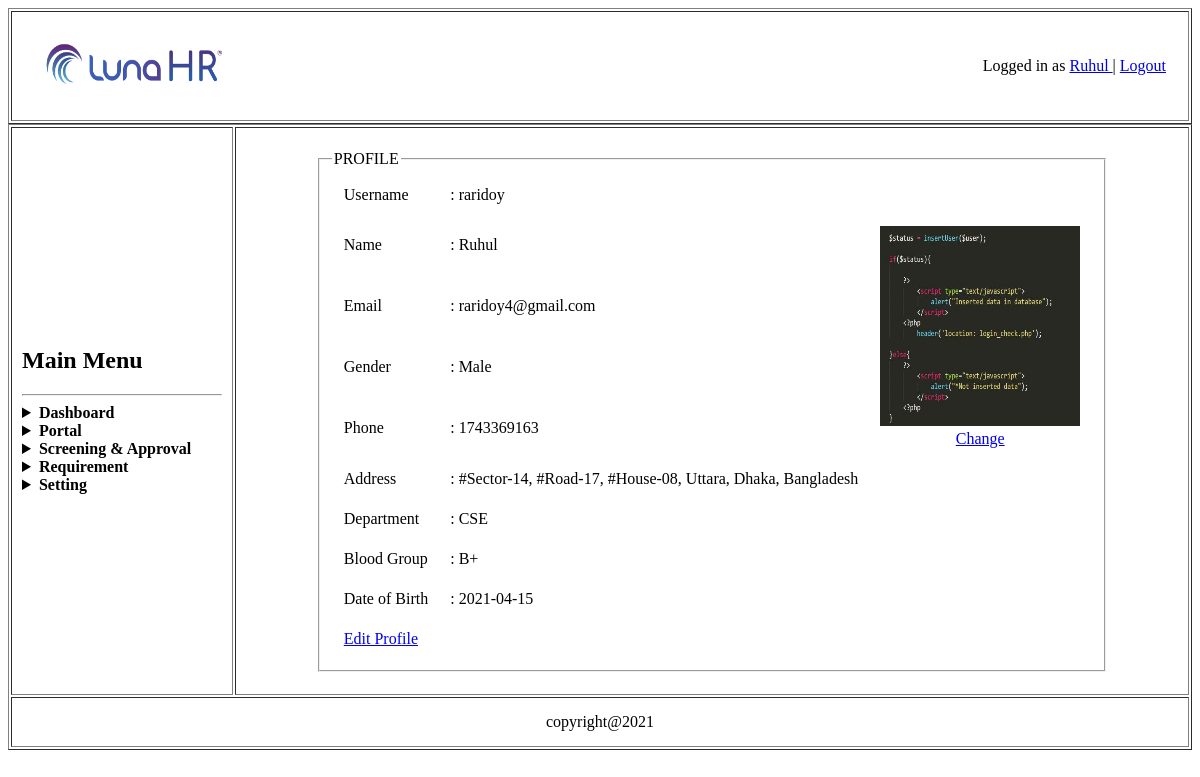
/Manager/controler/view_profile_check.php (signed in), run on the app's committed database.
### tables this page shows
CREATE TABLE `registration` (
  `id` int(5) NOT NULL,
  `username` varchar(50) NOT NULL,
  `name` varchar(50) NOT NULL,
  `password` varchar(50) NOT NULL,
  `email` varchar(50) NOT NULL,
  `phone` int(50) NOT NULL,
  `address` varchar(200) NOT NULL,
  `gender` varchar(50) NOT NULL,
  `department` varchar(50) NOT NULL,
  `blood` varchar(50) NOT NULL,
  `dob` varchar(50) NOT NULL,
  `type` varchar(250) NOT NULL
);

CREATE TABLE `user_image` (
  `id` int(5) NOT NULL,
  `username` varchar(50) NOT NULL,
  `photos` varchar(300) NOT NULL
);

### Manager/model/UserModel.php (called while the page is built, shortened)
<?php
	function getUserById($username){
		$conn = getConnection();
		$sql = "select * from registration where username='{$username}'";
		$result = mysqli_query($conn, $sql);
		$row = mysqli_fetch_assoc($result);
		return $row;
	}
?>

### Manager/model/imageModel.php (called while the page is built, shortened)
<?php
	function getImageById($username){
		$conn = getConnection();
		$sql = "select * from user_image where username='{$username}'";
		$result = mysqli_query($conn, $sql);
		return $result;
	}
?>

### Manager/controler/view_profile_check.php (the view, shortened to what this page needs)
<?php
	if(!isset($_SESSION['flag'])){
		header('location: ../../view/signin.php');
	}else{
		require_once('../model/UserModel.php');
		$id=$_SESSION['current_user']['username'];
		$data = getUserById($id);
		$username=$data['username'];
		$name=$data['name'];
		$email=$data['email'];
		$gender=$data['gender'];
		$phone=$data['phone'];
		$address=$data['address'];
		$department=$data['department'];
		$blood=$data['blood'];
		$dob=$data['dob'];
	}
?>
</head>
<body>
	<table border="1px" align="center" width="100%">
		<tr>
			<td>
				<table width="100%">
					<tr>
						<td width="200px" height="60px">
							<img src="../asset/company_logo.png" width="100%" height="100%">
						</td>
						<td align="right" >
							Logged in as
							<a href="view_profile_check.php">
								<?php
									echo $_SESSION['current_user']['name'];
								?>
							</a> |
							<a href="../../controller/logout.php"> Logout </a>
						</td>
					</tr>
				</table>
			</td>
		</tr>
	</table>
	<table border="1px" align="center" width="100%">
		<tr>
			<td width="200px" height="425px"><h2>Main Menu</h2>
				<hr>
				<details>
					<summary><b>Dashboard</b></summary>
				</details>
				<details>
					<summary><b>Portal</b></summary>
				</details>
				<details>
					<summary><b>Screening & Approval</b></summary>
				</details>
				<details>
					<summary><b>Requirement</b></summary>
				</details>
				<details>
					<summary><b>Setting</b></summary>
				</details>
			</td>
			<td align="center">
				<table>
					<tr>
						<td>
							<form method="post" action="view_profile_check.php">
								<fieldset>
									<legend>PROFILE</legend>
									<table align="center">
										<tr>
											<td>Username</td>
											<td>:
												<?php
													echo $username;
												?>
											</td>
										</tr>
										<tr>
											<td>Name</td>
											<td>:
												<?php
													echo $name;
												?>
											</td>
											<form method="post" action="../view/profile_pic.php" enctype="multipart/form-data">
												<td rowspan="4" align="center">
													<?php
														require_once('../model/imageModel.php');
														$result = getImageById($username);
														$row = mysqli_fetch_assoc($result);
														if($row>0){
													?>
														<img src="<?php echo "{$row['photos']}"; ?>" width="200px" height="200px"><br>
													<?php
														}else{
													?>
														<img src="../asset/user.png" width="100px" height="100px"><br>
													<?php
														}
													?>
													<a href="../view/profile_pic.php">Change</a>
												</td>
											</form>
										</tr>
										<tr>
											<td>Email</td>
											<td>:
												<?php
													echo $email;
												?>
											</td>
										</tr>
										<tr>
											<td>Gender</td>
											<td>:
												<?php
													echo $gender;
												?>
											</td>
										</tr>
										<tr>
											<td>Phone</td>
											<td>:
												<?php
													echo $phone;
												?>
											</td>
										</tr>
										<tr>
											<td>Address</td>
											<td>:
												<?php
													echo $address;
												?>
											</td>
										</tr>
										<tr>
											<td>Department</td>
											<td>:
												<?php
													echo $department;
												?>
											</td>
										</tr>
										<tr>
											<td>Blood Group</td>
											<td>:
												<?php
													echo $blood;
												?>
											</td>
										</tr>
										<tr>
											<td>Date of Birth</td>
											<td>:
												<?php
													echo $dob;
												?>
											</td>
										</tr>
										<tr>
											<td><a href="edit_profile_check.php">Edit Profile</a></td>
										</tr>
									</table>
								</fieldset>
							</form>
						</td>
					</tr>
				</table>
			</td>
		</tr>

### data on the page
registration: username "raridoy", name "Ruhul", email "raridoy4@gmail.com", gender "Male", phone "1743369163", address "#Sector-14, #Road-17, #House-08, Uttara, Dhaka, Bangladesh", department "CSE", blood "B+", dob "2021-04-15"
user_image: photos (picture)

### other printed values
$_SESSION['current_user']['name'] "Ruhul"
